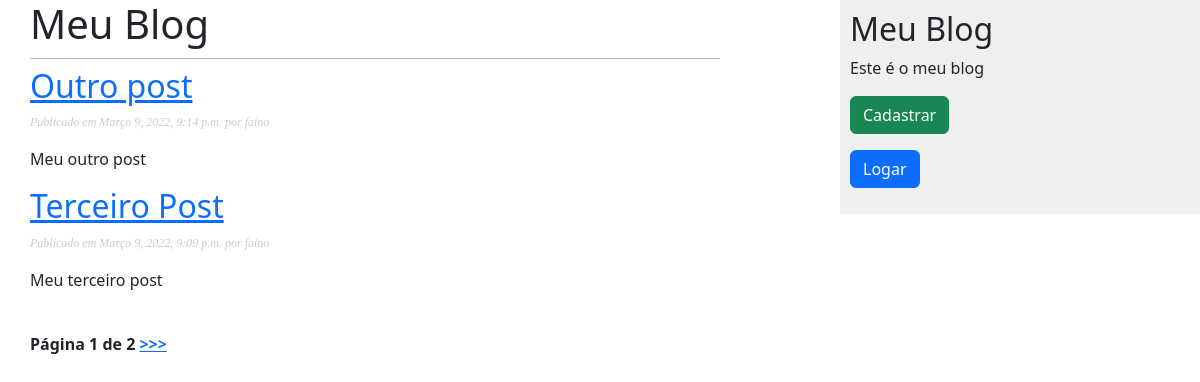
The page / on the database its author committed.
### meublog/models.py (models this page shows, shortened)
class Post(models.Model):
    STATUS_CHOICES = (
        ('rascunho', 'Rascunho'),
        ('publicado', 'Publicado')
    )
    objects = models.Manager()
    publicados = PublicadosManager()
    titulo = models.CharField(max_length=250)
    slug = models.SlugField(max_length=100)
    corpo = models.TextField()
    autor = models.ForeignKey(User, on_delete=models.CASCADE, related_name='meublog_posts')
    publicado = models.DateTimeField(default=timezone.now)
    criado = models.DateTimeField(auto_now_add=True)
    status = models.CharField(max_length=9, choices=STATUS_CHOICES, default='rascunho')
    class Meta:
        ordering = ('-publicado',)
        verbose_name = "Post"
        verbose_name_plural = "Posts"

### meublog/views.py (the view)
# urls.py: path('', views.ListarPostsView.as_view(), name='listar_posts'),
class ListarPostsView(ListView):
    queryset = Post.publicados.all()
    context_object_name = 'posts'
    paginate_by = 2
    template_name = "meublog/post/listarposts.html"

### meublog/templates/meublog/post/listarposts.html (shortened to what this page needs)
{% extends 'meublog/base.html' %}
{% block conteudo %}
    <h1>Meu Blog</h1>
    {% for p in posts %}
        <h2>
            <a href="{% url 'meublog:detalhe' p.publicado.year p.publicado.month p.publicado.day p.slug %}">{{ p.titulo }}</a>
        </h2>
        <p class="date">
            Publicado em {{ p.publicado }} por {{ p.autor }}
        </p>
        <p>
            {{ p.corpo|truncatewords:15|linebreaks }}
        </p>
    {% endfor %}
    {% include "paginacao.html" with page=page_obj %}
{%endblock%}

### meublog/static/meublog.css (style rules this page uses)
body { margin:0; padding:0; font-family:helvetica, sans-serif; }
a { color:#00abff; text-decoration:none; }
h1 { font-weight:normal; border-bottom:1px solid #bbb; padding:0 0 10px 0; }
h2 { font-weight:normal; margin:30px 0 0; }
p.date { color:#ccc; font-family: georgia, serif; font-size: 12px; font-style: italic; }

### rows shown on the page
Post: titulo "Outro post", publicado "Março 9, 2022, 9:14 p.m.", autor "faino", corpo "Meu outro post"
Post: titulo "Terceiro Post", publicado "Março 9, 2022, 9:09 p.m.", autor "faino", corpo "Meu terceiro post"

### other values the page prints
{{ page.number }} "1"
{{ page.paginator.num_pages }} "2"
